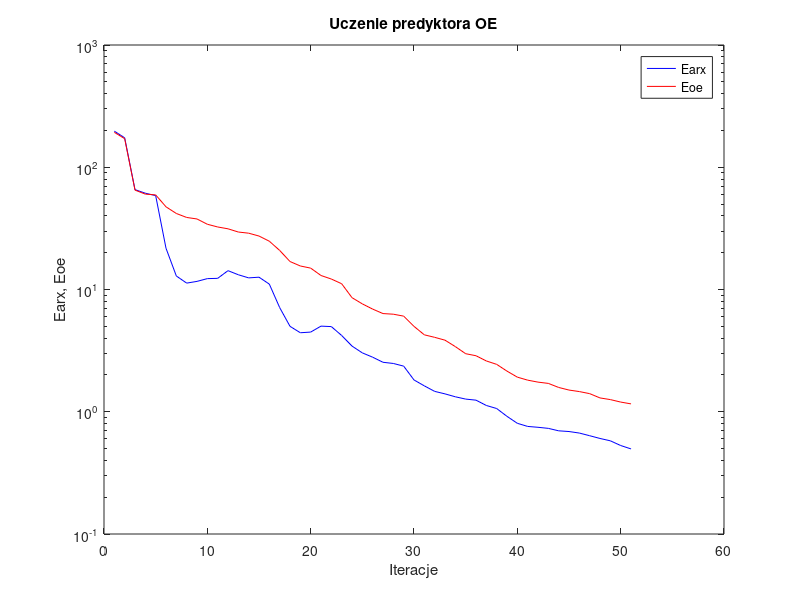
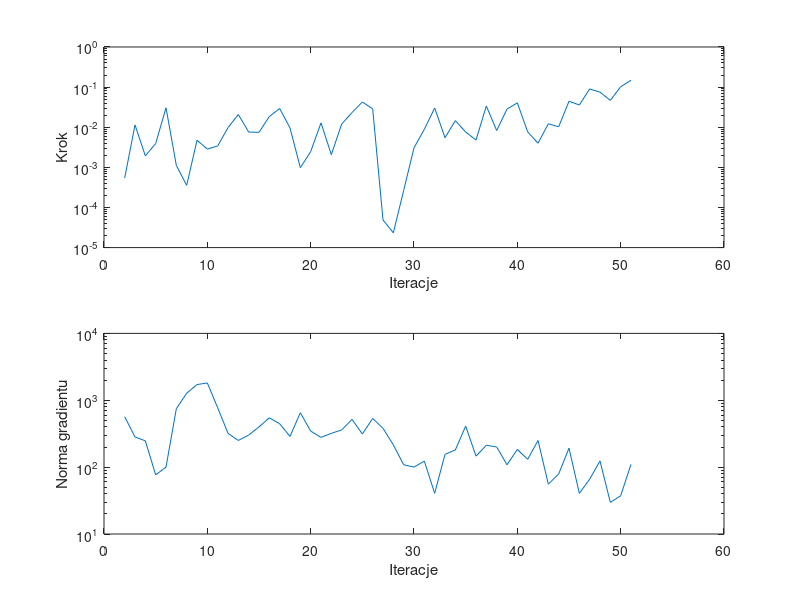

These charts were generated, in order, by the following MATLAB code:
%uczenie predyktora oe
clear all;
n=0; farx(n+1)=1.973829e+002; foe(n+1)=1.930272e+002; wspucz(n+1)=0.000000e+000; ng(n+1)=0.000000e+000;
%odnowa zmiennej metryki
n=1; farx(n+1)=1.742096e+002; foe(n+1)=1.712345e+002; krok(n+1)=5.394877e-004; ng(n+1)=5.671983e+002;
n=2; farx(n+1)=6.561306e+001; foe(n+1)=6.501566e+001; krok(n+1)=1.142218e-002; ng(n+1)=2.829498e+002;
n=3; farx(n+1)=6.134726e+001; foe(n+1)=6.027038e+001; krok(n+1)=1.935356e-003; ng(n+1)=2.472197e+002;
n=4; farx(n+1)=5.861438e+001; foe(n+1)=5.941557e+001; krok(n+1)=3.918749e-003; ng(n+1)=7.657688e+001;
n=5; farx(n+1)=2.175021e+001; foe(n+1)=4.746635e+001; krok(n+1)=3.043820e-002; ng(n+1)=1.000426e+002;
n=6; farx(n+1)=1.289956e+001; foe(n+1)=4.186276e+001; krok(n+1)=1.119612e-003; ng(n+1)=7.479882e+002;
n=7; farx(n+1)=1.127836e+001; foe(n+1)=3.884593e+001; krok(n+1)=3.551278e-004; ng(n+1)=1.276139e+003;
n=8; farx(n+1)=1.165340e+001; foe(n+1)=3.775608e+001; krok(n+1)=4.743099e-003; ng(n+1)=1.716254e+003;
n=9; farx(n+1)=1.227375e+001; foe(n+1)=3.417495e+001; krok(n+1)=2.855545e-003; ng(n+1)=1.815320e+003;
n=10; farx(n+1)=1.233864e+001; foe(n+1)=3.247207e+001; krok(n+1)=3.408889e-003; ng(n+1)=7.726210e+002;
n=11; farx(n+1)=1.426034e+001; foe(n+1)=3.136880e+001; krok(n+1)=9.785155e-003; ng(n+1)=3.200706e+002;
n=12; farx(n+1)=1.320046e+001; foe(n+1)=2.952110e+001; krok(n+1)=2.076180e-002; ng(n+1)=2.506318e+002;
n=13; farx(n+1)=1.244726e+001; foe(n+1)=2.888372e+001; krok(n+1)=7.592571e-003; ng(n+1)=3.022594e+002;
n=14; farx(n+1)=1.261065e+001; foe(n+1)=2.737300e+001; krok(n+1)=7.453659e-003; ng(n+1)=3.996364e+002;
n=15; farx(n+1)=1.106577e+001; foe(n+1)=2.482634e+001; krok(n+1)=1.848181e-002; ng(n+1)=5.464167e+002;
n=16; farx(n+1)=7.114180e+000; foe(n+1)=2.087929e+001; krok(n+1)=2.928765e-002; ng(n+1)=4.454445e+002;
n=17; farx(n+1)=4.997830e+000; foe(n+1)=1.693672e+001; krok(n+1)=9.602589e-003; ng(n+1)=2.878993e+002;
n=18; farx(n+1)=4.428618e+000; foe(n+1)=1.557422e+001; krok(n+1)=9.825431e-004; ng(n+1)=6.519738e+002;
n=19; farx(n+1)=4.484557e+000; foe(n+1)=1.495962e+001; krok(n+1)=2.464963e-003; ng(n+1)=3.459316e+002;
n=20; farx(n+1)=5.016988e+000; foe(n+1)=1.301663e+001; krok(n+1)=1.282772e-002; ng(n+1)=2.785860e+002;
n=21; farx(n+1)=4.972488e+000; foe(n+1)=1.217957e+001; krok(n+1)=2.076855e-003; ng(n+1)=3.203134e+002;
n=22; farx(n+1)=4.205687e+000; foe(n+1)=1.114608e+001; krok(n+1)=1.199953e-002; ng(n+1)=3.598415e+002;
n=23; farx(n+1)=3.446201e+000; foe(n+1)=8.574860e+000; krok(n+1)=2.320653e-002; ng(n+1)=5.184245e+002;
n=24; farx(n+1)=3.030727e+000; foe(n+1)=7.627209e+000; krok(n+1)=4.254539e-002; ng(n+1)=3.128623e+002;
n=25; farx(n+1)=2.794167e+000; foe(n+1)=6.913248e+000; krok(n+1)=2.876644e-002; ng(n+1)=5.345418e+002;
%odnowa zmiennej metryki
n=26; farx(n+1)=2.539095e+000; foe(n+1)=6.354981e+000; krok(n+1)=4.901091e-005; ng(n+1)=3.807538e+002;
n=27; farx(n+1)=2.483255e+000; foe(n+1)=6.280039e+000; krok(n+1)=2.330940e-005; ng(n+1)=2.151640e+002;
n=28; farx(n+1)=2.361592e+000; foe(n+1)=6.056384e+000; krok(n+1)=2.661414e-004; ng(n+1)=1.085451e+002;
n=29; farx(n+1)=1.820058e+000; foe(n+1)=4.993334e+000; krok(n+1)=3.065383e-003; ng(n+1)=1.002081e+002;
n=30; farx(n+1)=1.628573e+000; foe(n+1)=4.258458e+000; krok(n+1)=8.891335e-003; ng(n+1)=1.230095e+002;
n=31; farx(n+1)=1.467788e+000; foe(n+1)=4.062370e+000; krok(n+1)=3.012318e-002; ng(n+1)=4.060200e+001;
n=32; farx(n+1)=1.400248e+000; foe(n+1)=3.850120e+000; krok(n+1)=5.478088e-003; ng(n+1)=1.553594e+002;
n=33; farx(n+1)=1.325587e+000; foe(n+1)=3.411021e+000; krok(n+1)=1.464382e-002; ng(n+1)=1.805690e+002;
n=34; farx(n+1)=1.269307e+000; foe(n+1)=2.984354e+000; krok(n+1)=7.585588e-003; ng(n+1)=4.114207e+002;
n=35; farx(n+1)=1.243988e+000; foe(n+1)=2.871947e+000; krok(n+1)=4.795168e-003; ng(n+1)=1.459906e+002;
n=36; farx(n+1)=1.125541e+000; foe(n+1)=2.603256e+000; krok(n+1)=3.387226e-002; ng(n+1)=2.124014e+002;
n=37; farx(n+1)=1.062737e+000; foe(n+1)=2.441565e+000; krok(n+1)=8.252536e-003; ng(n+1)=2.003957e+002;
n=38; farx(n+1)=9.170228e-001; foe(n+1)=2.149233e+000; krok(n+1)=2.835564e-002; ng(n+1)=1.084506e+002;
n=39; farx(n+1)=8.045222e-001; foe(n+1)=1.919425e+000; krok(n+1)=4.048730e-002; ng(n+1)=1.839531e+002;
n=40; farx(n+1)=7.584745e-001; foe(n+1)=1.813416e+000; krok(n+1)=7.676586e-003; ng(n+1)=1.308324e+002;
n=41; farx(n+1)=7.462708e-001; foe(n+1)=1.747330e+000; krok(n+1)=3.990929e-003; ng(n+1)=2.504364e+002;
n=42; farx(n+1)=7.312953e-001; foe(n+1)=1.705757e+000; krok(n+1)=1.219985e-002; ng(n+1)=5.562505e+001;
n=43; farx(n+1)=6.983300e-001; foe(n+1)=1.580382e+000; krok(n+1)=1.023953e-002; ng(n+1)=7.896071e+001;
n=44; farx(n+1)=6.889857e-001; foe(n+1)=1.504697e+000; krok(n+1)=4.446078e-002; ng(n+1)=1.924456e+002;
n=45; farx(n+1)=6.695237e-001; foe(n+1)=1.462439e+000; krok(n+1)=3.582758e-002; ng(n+1)=4.053547e+001;
n=46; farx(n+1)=6.368105e-001; foe(n+1)=1.406597e+000; krok(n+1)=9.004374e-002; ng(n+1)=6.614387e+001;
n=47; farx(n+1)=6.046765e-001; foe(n+1)=1.297396e+000; krok(n+1)=7.478469e-002; ng(n+1)=1.237922e+002;
n=48; farx(n+1)=5.785443e-001; foe(n+1)=1.257392e+000; krok(n+1)=4.681906e-002; ng(n+1)=2.969415e+001;
n=49; farx(n+1)=5.294919e-001; foe(n+1)=1.200225e+000; krok(n+1)=1.019950e-001; ng(n+1)=3.736145e+001;
n=50; farx(n+1)=4.965861e-001; foe(n+1)=1.159884e+000; krok(n+1)=1.480267e-001; ng(n+1)=1.100318e+002;

figure; semilogy(farx,'b'); hold on; semilogy(foe,'r'); xlabel('Iteracje'); ylabel('Earx, Eoe'); legend('Earx','Eoe'); title('Uczenie predyktora OE');
figure; subplot(2,1,1); semilogy(krok); xlabel('Iteracje'); ylabel('Krok');
subplot(2,1,2); semilogy(ng); xlabel('Iteracje'); ylabel('Norma gradientu');
Earx=farx(n+1)
Eoe=foe(n+1)
